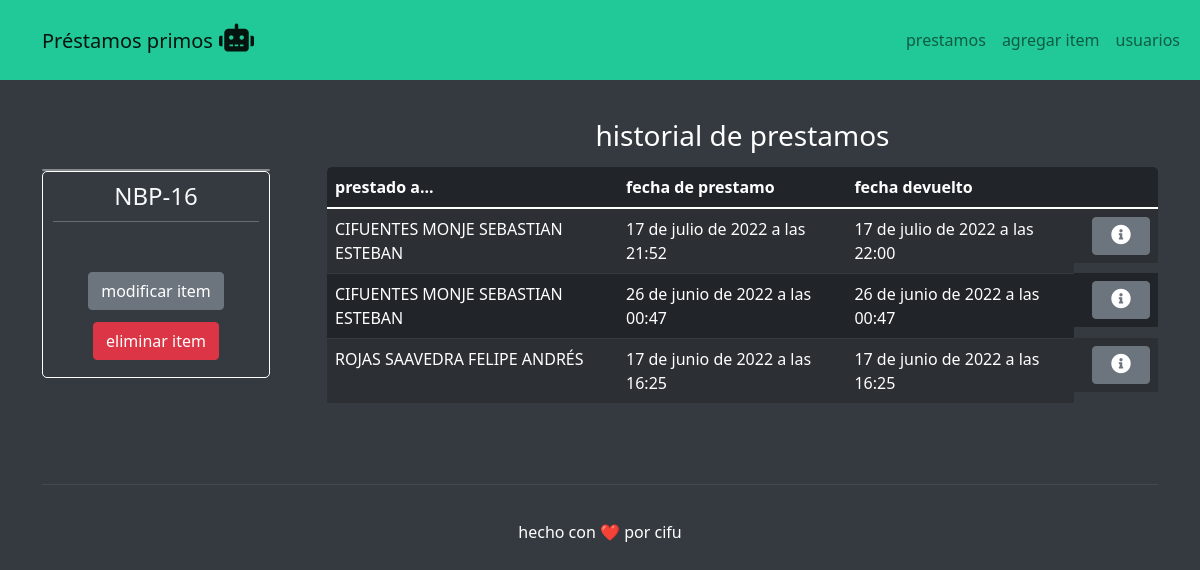
/26/, run on the app's committed database.
### items/models.py (models this page shows, shortened)
class item(models.Model):
    nombre = models.CharField(max_length=50)
    codigo = models.CharField(max_length=50, blank=True)
    categoria = models.ForeignKey(categoria, on_delete=models.CASCADE)
    description = models.CharField(max_length=250, blank=True)
    disponible = models.BooleanField()
    def __str__(self):
        return self.nombre
    class Meta:
        ordering = ['-nombre']

class prestamo(models.Model):
    usuario = models.ForeignKey(usuario, on_delete=models.CASCADE)
    item = models.ForeignKey(item, on_delete=models.CASCADE)
    fecha_prestamo = models.DateTimeField('fecha prestamo', null=True, blank=True)
    fecha_devuelto = models.DateTimeField('fecha devuelto', null=True, blank=True)
    devuelto = models.BooleanField(default=False)

class usuario(models.Model):
    nombre = models.CharField(max_length=150)
    rol = models.CharField(max_length=15, blank=True)
    rut = models.CharField(max_length=15, blank=True)
    correo = models.CharField(max_length=150, blank=True)
    def __str__(self):
        return self.nombre
    class Meta:
        ordering = ['-nombre']

### items/views.py (the view)
# urls.py: path('<int:id>/', views.item_, name='item_'),
def item_(request, id):
    print("request de item")
    item_ = get_object_or_404(item, pk=id)
    prestamos = prestamo.objects.filter(item=item_).order_by("-fecha_prestamo")
    return(render(request, 'item.html', {'item':item_, 'prestamos':prestamos}))

### items/templates/item.html (shortened to what this page needs)
{% extends 'base.html' %}
{% block content %}
<div class="container" style="padding-top: 39px;">
    <div class="row">
        <div class="col-auto col-md-3" style="margin-top: 50px;padding-right: 45px;">
            <div class="card" style="background: rgba(255,255,255,0.5);"></div>
            <form
                style="border-radius: 5px;padding-top: 10px;padding-right: 10px;padding-bottom: 10px;padding-left: 10px;border: 1px solid var(--bs-body-bg);border-top-style: solid;">
                <h1 class="fs-4 text-center" style="color: var(--bs-gray-100);">{{ item }}</h1>
                <hr
                    style="background: var(--bs-body-bg);border-width: 1px;border-color: var(--bs-body-bg);color: var(--bs-body-bg);margin-top: 10px;margin-bottom: 10px;" />
                    <div class="d-flex d-md-flex d-lg-flex justify-content-end justify-content-md-end align-items-md-center justify-content-lg-end justify-content-xl-center"
                    style="margin-top: 50px;padding-bottom: 7px;"> <button class="btn btn-secondary" type="button">modificar item</button> </div>
                    <div class="d-flex d-md-flex d-lg-flex justify-content-end justify-content-md-end align-items-md-center justify-content-lg-end justify-content-xl-center"
                    style="margin-top: 5px;padding-bottom: 7px;"><button class="btn btn-danger" type="button">eliminar item</button></div>
            </form>
        </div>
        <div class="col-md-9">
            <div class="text-center" style="margin-top: 0px;margin-bottom: 14px;">
                <h3 style="color: var(--bs-body-bg);">historial de prestamos</h3>
            </div>
            <div class="table-responsive" style="border-radius: 5px;border: 1px none var(--bs-body-bg);">
                <table class="table table-striped table-dark">
                    <thead>
                        <tr>
                            <th>prestado a...</th>
                            <th>fecha de prestamo</th>
                            <th>fecha devuelto</th>
                            <th></th>
                        </tr>
                    </thead>
                    <tbody>
                        {% for prestamo in prestamos %}
                        <tr>
                            <td>{{prestamo.usuario}}</td>
                            <td>{{prestamo.fecha_prestamo}}</td>
                            {% if prestamo.fecha_devuelto %}
                            <td>{{prestamo.fecha_devuelto}}</td>
                            {% else %}
                            <td> </td>
                            {% endif %}
                            <td class="d-lg-flex justify-content-lg-center"><button class="btn btn-secondary"
                                    type="button"
                                    style="text-align: center;padding-left: 18px;padding-right: 18px;margin-left: 10px;"><i
                                        class="fas fa-info-circle fs-5"></i></button></td>
                        </tr>
                        {% endfor %}
                    </tbody>
                </table>
            </div>
        </div>
    </div>
</div>
{% endblock %}

### static/css/Profile-Edit-Form-1.css (style rules this page uses)
hr { height: 2px; }

### static/css/Profile-Edit-Form.css (style rules this page uses)
hr { height: 2px; }

### data on the page
item: nombre "NBP-16"
prestamo: usuario "CIFUENTES MONJE SEBASTIAN ESTEBAN", fecha_prestamo "17 de julio de 2022 a las 21:52", fecha_devuelto "17 de julio de 2022 a las 22:00"
prestamo: usuario "CIFUENTES MONJE SEBASTIAN ESTEBAN", fecha_prestamo "26 de junio de 2022 a las 00:47", fecha_devuelto "26 de junio de 2022 a las 00:47"
prestamo: usuario "ROJAS SAAVEDRA FELIPE ANDRÉS", fecha_prestamo "17 de junio de 2022 a las 16:25", fecha_devuelto "17 de junio de 2022 a las 16:25"
